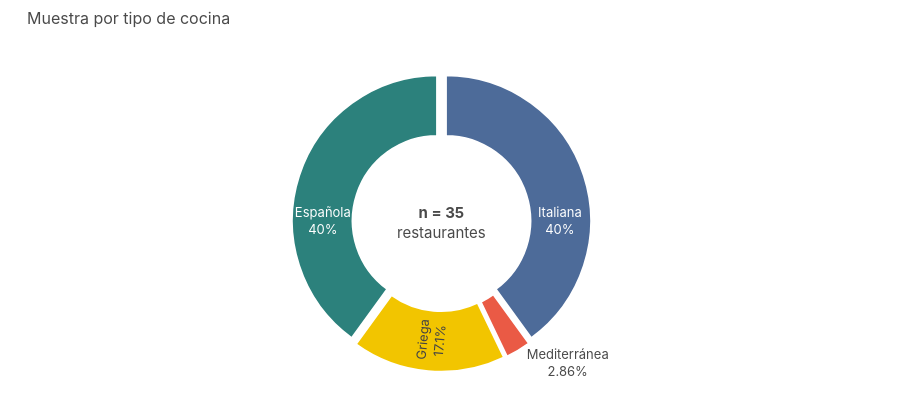

Notebook source saved alongside this figure:
### Markdown cell above
## G2 · Distribución de muestra por tipo de cocina
*Escena 4 — dona o barras horizontales*

### Code cell
# ── G2 · Distribución de muestra por tipo de cocina (E4) ─────────────────────
cocina = df["p0a - Tipo de cocina"].value_counts().reset_index()
cocina.columns = ["Tipo", "n"]
cocina["pct"] = (cocina["n"] / cocina["n"].sum() * 100).round(1)

colors = [AZUL_P, VERDE_A, MOSTAZA, CORAL]

fig2 = go.Figure(go.Pie(
    labels=cocina["Tipo"],
    values=cocina["n"],
    hole=0.58,
    marker=dict(colors=colors[:len(cocina)], line=dict(color="white", width=2.5)),
    textinfo="label+percent",
    textfont=dict(size=13, family="Inter, Arial, sans-serif"),
    insidetextorientation="radial",
    sort=False,
))

fig2.add_annotation(text=f"<b>n = {cocina['n'].sum()}</b><br>restaurantes",
                    x=0.5, y=0.5, showarrow=False,
                    font=dict(size=15, color=GRIS_T, family="Inter, Arial, sans-serif"),
                    align="center")

fig2.update_layout(**base_layout("Muestra por tipo de cocina", height=420, showlegend=False))
fig2.update_traces(pull=[0.03]*len(cocina))
fig2.show()
fig2.write_html(os.path.join(OUTPUT_PATH, "G2_cocina.html"))
print("✓ G2 guardado")

### Figure 1 — Plotly figure (JSON) as saved in the notebook; plotly's stock layout.template omitted (floating-point values rounded to 4 significant figures)
{"data": [{"hole": 0.58, "insidetextorientation": "radial", "labels": ["Italiana", "Española", "Griega", "Mediterránea"], "marker": {"colors": ["#4D6B99", "#2C817C", "#F2C500", "#EA5A45"], "line": {"color": "white", "width": 2.5}}, "pull": [0.03, 0.03, 0.03, 0.03], "sort": false, "textfont": {"family": "Inter, Arial, sans-serif", "size": 13}, "textinfo": "label+percent", "type": "pie", "values": [14, 14, 6, 1]}], "layout": {"annotations": [{"align": "center", "font": {"color": "#4A4A4A", "family": "Inter, Arial, sans-serif", "size": 15}, "showarrow": false, "text": "<b>n = 35</b><br>restaurantes", "x": 0.5, "y": 0.5}], "font": {"color": "#4A4A4A", "family": "Inter, Arial, sans-serif", "size": 13}, "height": 420, "legend": {"font": {"size": 12}, "orientation": "h", "x": 1, "xanchor": "right", "y": 1.02, "yanchor": "bottom"}, "margin": {"b": 48, "l": 48, "r": 32, "t": 72}, "paper_bgcolor": "white", "plot_bgcolor": "#F7F6F3", "showlegend": false, "title": {"font": {"color": "#4A4A4A", "family": "Inter, Arial, sans-serif", "size": 16}, "text": "Muestra por tipo de cocina", "x": 0.03, "xanchor": "left", "y": 0.97}}}
